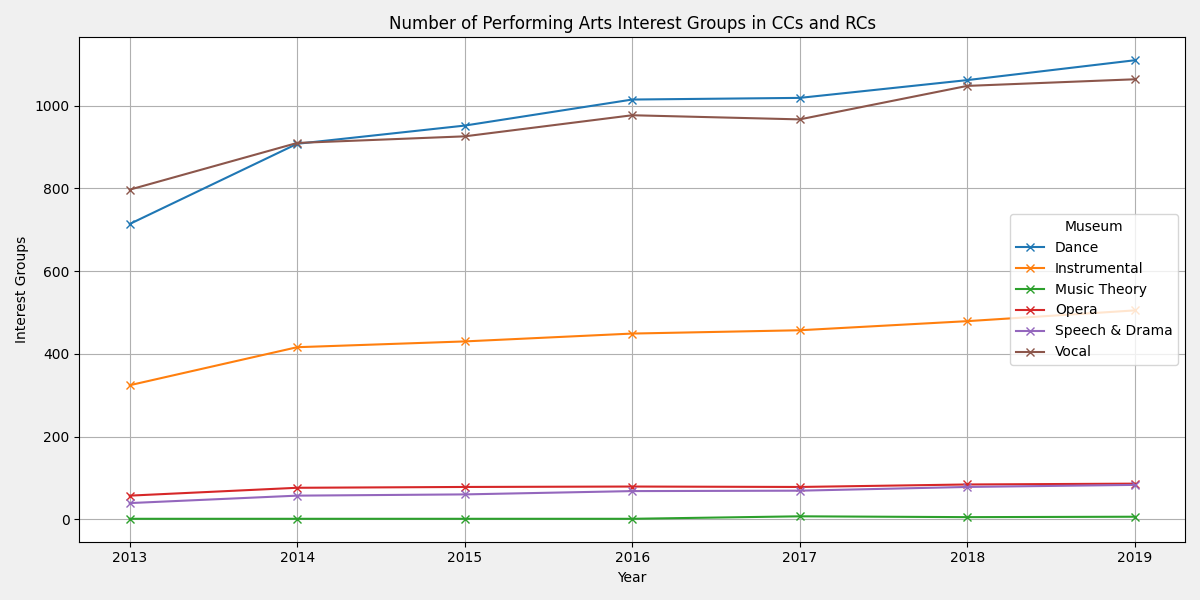

Reproduce this figure in Python.
from matplotlib import pyplot as plt
import requests
import pandas as pd

dataset_id = "d_b9d53bcdd4f307fef1c6da82a90ac0dc"
url = "https://data.gov.sg/api/action/datastore_search?resource_id=" + dataset_id
response = requests.get(url)
data = response.json()
records = data["result"]["records"]
df = pd.DataFrame(records)
df["year"] = pd.to_numeric(df["year"])
df["interestgroups"] = pd.to_numeric(df["interestgroups"])

pivot_df = df.pivot(index="year", columns="category", values="interestgroups")
labels = [str(int(year)) for year in pivot_df.index]

ax = pivot_df.plot(kind="line", marker="x", figsize=(12, 6))
plt.title("Number of Performing Arts Interest Groups in CCs and RCs")
plt.xlabel("Year")
plt.ylabel("Interest Groups")
plt.grid(True)
plt.legend(title="Museum")
plt.xticks(ticks=pivot_df.index, labels=labels)
plt.tight_layout()
plt.style.use("fivethirtyeight")
plt.savefig("C:/OtherProjects/Data-Analysis-Projects/Arts & Culture/Number of Performing Arts Interest Groups in CCs and RCs/Index.png")
plt.show()